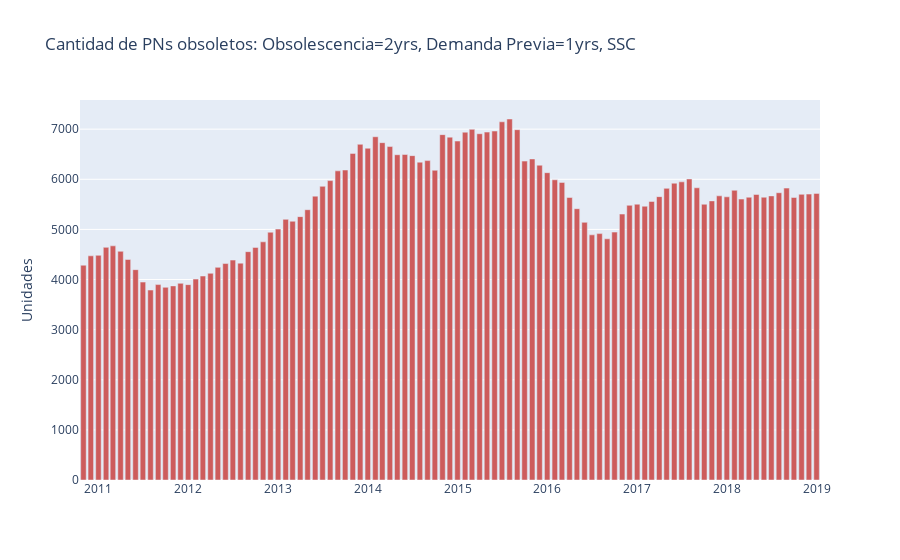

Notebook code cell kept with this figure:
### Code cell
PNs, PNs_n = get_def_obsoletos(linea, years_obsoleto=2, years_dda_previa=1, grafico=True)
